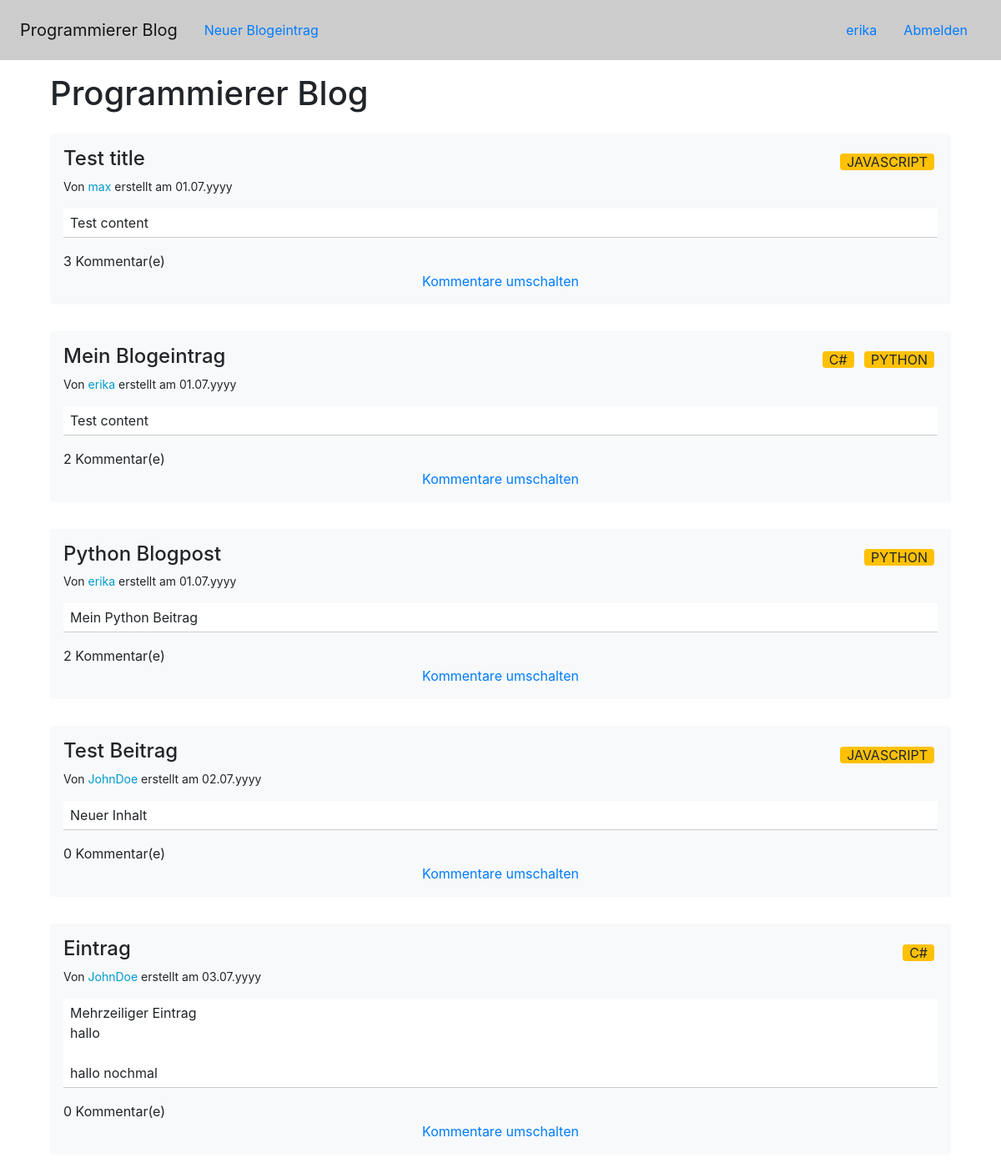
The page /index (signed in) on the database its author committed.
### app/models.py (models this page shows, shortened)
class User(UserMixin, db.Model):
    id = db.Column(db.Integer, primary_key=True)
    username = db.Column(db.String(64), index=True, unique=True)
    firstname = db.Column(db.String(64))
    lastname = db.Column(db.String(64))
    email = db.Column(db.String(120), index=True, unique=True)
    password = db.Column(db.String(128))
    entries = db.relationship('Entry', backref='author', lazy=True)
    comments = db.relationship('Comment', backref='author', lazy=True)

class Entry(db.Model):
    id = db.Column(db.Integer, primary_key=True)
    title = db.Column(db.String(100), unique=True)
    content = db.Column(db.String(255))
    user_id = db.Column(db.Integer, db.ForeignKey('user.id'))
    tags = db.relationship('Tag', secondary=tags, backref="entries")
    comments = db.relationship('Comment', backref='entry', lazy=True)
    created_at = db.Column(db.DateTime, index=True, default=datetime.utcnow)

class Tag(db.Model):
    id = db.Column(db.Integer, primary_key=True)
    description = db.Column(db.String(64), index=True)

### app/routes.py (the view)
@app.route('/', methods=['GET', 'POST'])
@app.route('/index', methods=['GET', 'POST'])
def index():
    form = AddCommentForm()
    entries = Entry.query.all()
    if form.validate_on_submit():
        comment = Comment(content=form.content.data,
                          user_id=current_user.id, entry_id=form.entry_id.data)
        db.session.add(comment)
        db.session.commit()
        return redirect(url_for('index'))
    print(form.errors)
    return render_template('index.html', title='Startseite', entries=entries, form=form)

### app/routes.py (called while the page is built)
@login_manager.user_loader
def load_user(user_id):
    return User.query.get(user_id)

### app/templates/index.html
{% extends "base.html" %}
{% block app_content %}
    <h1>Programmierer Blog</h1>
    {% for entry in entries %}
        {% include '_entry.html' %}
    {% endfor %}
{% endblock %}

### app/templates/header.html
<header class="navbar navbar-expand-lg navbar-light px-4 py-3 d-flex justify-content-between" style="background-color:#ccc;">
            <div class="d-flex justify-content-center">
                <a class="navbar-brand" href="/">Programmierer Blog</a>
                {% if current_user.is_authenticated %}
                    <ul class="nav nav-pills">
                        <li class="nav-item">
                            <a class="nav-link" href="{{ url_for('addEntry') }}">Neuer Blogeintrag</a>
                        </li>
                    </ul>
                {% endif %}
            </div>
            <div>
                {% if current_user.is_anonymous %}
                    <ul class="nav nav-pills">
                        <li class="nav-item">
                            <a class="nav-link" href="{{ url_for('login') }}">Anmelden</a>
                        </li>
                        <li class="nav-item">
                            <a class="nav-link" href="{{ url_for('signup') }}">Registrieren</a>
                        </li>
                    </ul>
                {% else %}
                    <ul class="nav nav-pills">
                        <li class="nav-item">
                            <a class="nav-link" href="{{ url_for('profile') }}">{{current_user.username}}</a>
                        </li>
                        <li class="nav-item">
                            <a class="nav-link" href="{{ url_for('logout') }}">Abmelden</a>
                        </li>
                    </ul>
                {% endif %}
            </div>
        </header>

### app/templates/_entry.html (shortened to what this page needs)
<div class="bg-light rounded p-3 my-3">
            <div>
                <div class="d-flex justify-content-between align-items-center">
                    <h4>{{entry.title}}</h4>
                    <div>
                        {% for tag in entry.tags %}
                            <span class="bg-warning rounded px-2 mx-1 text-uppercase">{{tag.description}}</span>
                        {% endfor %}
                    </div>
                </div>
                <div style="font-size: 14px;">
                    <span>Von <span style="color: #009ACD;">{{entry.author.username}}</span></span>
                    <span> erstellt am {{ moment(entry.created_at).format('DD.MM.yyyy') }}</span>
                </div>
            </div>
            <div class="my-3 bg-white" style="white-space: pre-wrap;border-bottom: 1px solid #ccc; padding: 5px 8px;">{{entry.content}}</div>
            <div>
                <div>{{entry.comments|length}} Kommentar(e)</div>
                <div class="d-flex justify-content-center">
                    <a data-toggle="collapse" href=#commentsCollapse{{entry.id}} aria-expanded="false" aria-controls=commentsCollapse{{entry.id}}>
                        Kommentare umschalten
                    </a>
                </div>
            </div>
        </div>

### rows shown on the page
User: username "erika"
Entry: title "Test title", author.username "max", created_at "01.07.yyyy", content "Test content", comments|length "3"
Tag: description "JAVASCRIPT"
Entry: title "Mein Blogeintrag", author.username "erika", created_at "01.07.yyyy", content "Test content", comments|length "2"
Tag: description "C#"
Tag: description "PYTHON"
Entry: title "Python Blogpost", author.username "erika", created_at "01.07.yyyy", content "Mein Python Beitrag", comments|length "2"
Entry: title "Test Beitrag", author.username "JohnDoe", created_at "02.07.yyyy", content "Neuer Inhalt", comments|length "0"
Entry: title "Eintrag", author.username "JohnDoe", created_at "03.07.yyyy", content "Mehrzeiliger Eintrag hallo hallo nochmal", comments|length "0"
